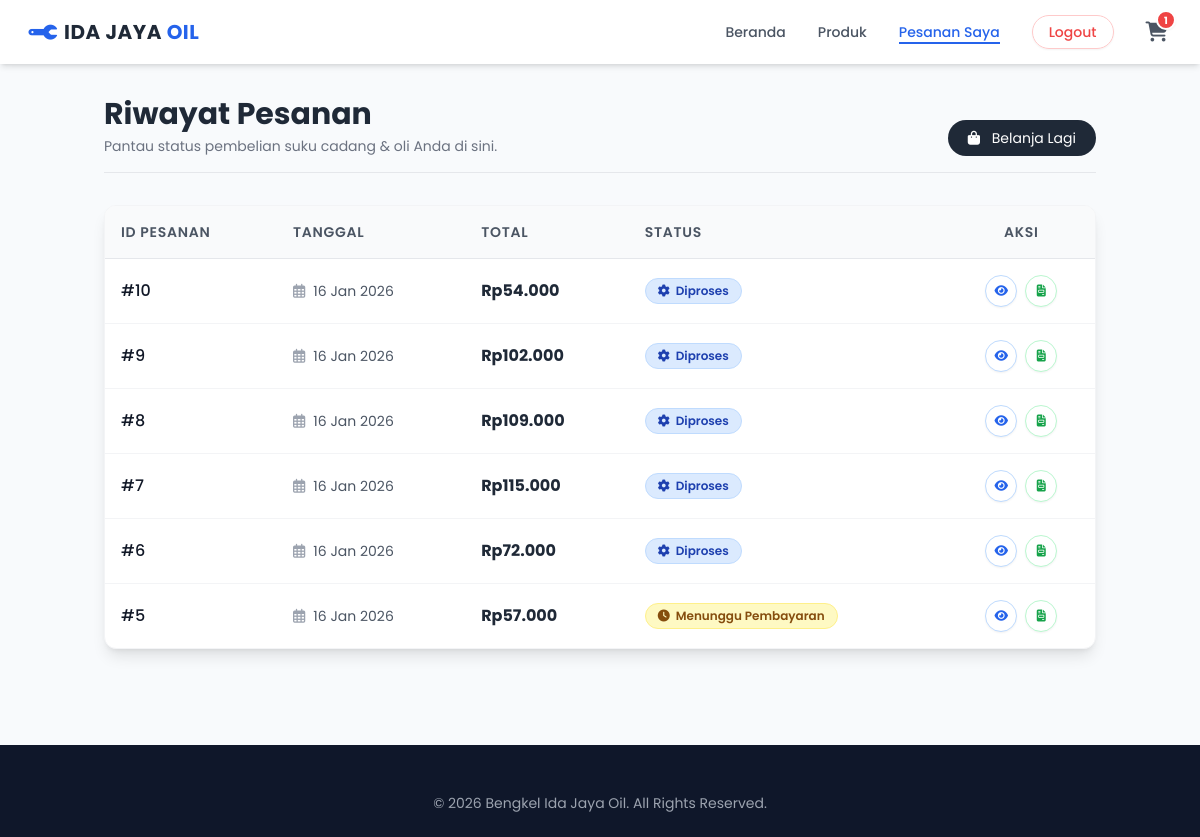
/pesanan_saya.php (signed in), run on the app's committed database.
### tables this page shows
CREATE TABLE `pesanan` (
  `id_pesanan` int(11) NOT NULL,
  `id_user` int(11) NOT NULL,
  `tanggal_pesanan` datetime DEFAULT current_timestamp(),
  `total_harga` decimal(15,2) NOT NULL,
  `ongkos_kirim` decimal(15,2) DEFAULT NULL,
  `alamat_pengiriman` text NOT NULL,
  `jasa_pengiriman` varchar(50) DEFAULT NULL,
  `catatan` text DEFAULT NULL,
  `metode_pembayaran` varchar(50) NOT NULL,
  `status_pesanan` varchar(50) DEFAULT 'Menunggu Pembayaran',
  `bukti_pembayaran` varchar(255) DEFAULT NULL
);

### pesanan_saya.php (the view, shortened to what this page needs)
<?php
include 'db/koneksi.php';
$id_user = isset($_SESSION['user']['id']) ? $_SESSION['user']['id'] : $_SESSION['user_id'];
$stmt = $conn->prepare("SELECT * FROM pesanan WHERE id_user = ? ORDER BY tanggal_pesanan DESC");
$stmt->bind_param("i", $id_user);
$stmt->execute();
$hasil_pesanan = $stmt->get_result();
$current_page = basename($_SERVER['PHP_SELF']);
function getStatusBadge($status) {
    $status = strtolower($status);
    switch ($status) {
        case 'menunggu pembayaran': case 'pending': return 'bg-yellow-100 text-yellow-800 border-yellow-200';
        case 'diproses': case 'dikemas': return 'bg-blue-100 text-blue-800 border-blue-200';
    }
}
function getStatusIcon($status) {
    $status = strtolower($status);
    if (strpos($status, 'menunggu') !== false) return 'fa-clock';
    if (strpos($status, 'proses') !== false) return 'fa-cog fa-spin';
    return 'fa-info-circle';
}
?>
<!DOCTYPE html>
<html lang="id">
<head>
    <script src="https://cdn.tailwindcss.com"></script>
    <link rel="stylesheet" href="https://cdnjs.cloudflare.com/ajax/libs/font-awesome/6.1.1/css/all.min.css">
</head>
<body class="flex flex-col min-h-screen">
    <nav class="bg-white/95 backdrop-blur-md shadow-md fixed w-full z-50 transition-all duration-300">
        <div class="max-w-7xl mx-auto px-4 sm:px-6 lg:px-8">
            <div class="flex justify-between h-16 items-center">
                <div class="flex-shrink-0 flex items-center gap-2 group cursor-pointer" onclick="window.location.href='index.php'">
                    <i class="fas fa-wrench text-blue-600 text-2xl transform rotate-45 transition-transform group-hover:rotate-12"></i>
                    <span class="text-xl font-bold text-gray-800 tracking-wide group-hover:text-blue-600 transition-colors">
                        IDA JAYA <span class="text-blue-600 group-hover:text-gray-800">OIL</span>
                    </span>
                </div>
                <div class="hidden md:flex space-x-8 items-center">
                    <a href="index.php"
                       class="nav-link text-sm font-medium transition-colors duration-200 <?= ($current_page == 'index.php') ? 'text-blue-600 active font-bold' : 'text-gray-600 hover:text-blue-600' ?>">
                       Beranda
                    </a>
                    <a href="index.php#produk"
                       class="nav-link text-sm font-medium transition-colors duration-200 text-gray-600 hover:text-blue-600">
                       Produk
                    </a>
                    <a href="pesanan_saya.php"
                       class="nav-link text-sm font-medium transition-colors duration-200 <?= ($current_page == 'pesanan_saya.php') ? 'text-blue-600 active font-bold' : 'text-gray-600 hover:text-blue-600' ?>">
                       Pesanan Saya
                    </a>
                    <a href="logout.php" class="text-red-500 border border-red-200 px-4 py-1.5 rounded-full text-sm font-medium hover:bg-red-50 hover:border-red-300 transition-all shadow-sm hover:shadow">
                        Logout
                    </a>
                    <a href="keranjang.php" class="relative text-gray-600 hover:text-blue-600 transition transform hover:scale-110">
                        <i class="fas fa-shopping-cart text-xl"></i>
                        <?php if(isset($_SESSION['keranjang']) && count($_SESSION['keranjang']) > 0): ?>
                            <span class="absolute -top-2 -right-2 bg-red-500 text-white text-[10px] font-bold w-5 h-5 flex items-center justify-center rounded-full border-2 border-white shadow-sm animate-bounce">
                                <?= array_sum($_SESSION['keranjang']) ?>
                            </span>
                        <?php endif; ?>
                    </a>
                </div>
            </div>
        </div>
    </nav>
    <main class="flex-grow container mx-auto px-4 py-24">
        <div class="flex flex-col md:flex-row justify-between items-end mb-8 border-b pb-4 gap-4 animate-fade-in-down">
            <div>
                <h1 class="text-3xl font-bold text-gray-800">Riwayat Pesanan</h1>
                <p class="text-gray-500 text-sm mt-1">Pantau status pembelian suku cadang & oli Anda di sini.</p>
            </div>
            <a href="index.php#produk" class="bg-gray-800 text-white px-5 py-2 rounded-full text-sm hover:bg-blue-600 hover:shadow-lg transition-all transform hover:-translate-y-0.5">
                <i class="fas fa-shopping-bag mr-2"></i> Belanja Lagi
            </a>
        </div>
        <?php if ($hasil_pesanan->num_rows > 0): ?>
            <div class="bg-white rounded-xl shadow-lg overflow-hidden border border-gray-100 transition-all hover:shadow-xl">
                <div class="overflow-x-auto">
                    <table class="w-full text-left border-collapse">
                        <thead>
                            <tr class="bg-gray-50 text-gray-600 text-sm uppercase tracking-wider">
                                <th class="p-4 font-semibold border-b">ID Pesanan</th>
                                <th class="p-4 font-semibold border-b">Tanggal</th>
                                <th class="p-4 font-semibold border-b">Total</th>
                                <th class="p-4 font-semibold border-b">Status</th>
                                <th class="p-4 font-semibold border-b text-center">Aksi</th>
                            </tr>
                        </thead>
                        <tbody class="divide-y divide-gray-100">
                            <?php while($pesanan = $hasil_pesanan->fetch_assoc()): ?>
                                <tr class="hover:bg-blue-50/50 transition-colors duration-200 group">
                                    <td class="p-4 font-medium text-gray-900 group-hover:text-blue-600 transition-colors">
                                        #<?= $pesanan['id_pesanan'] ?>
                                    </td>
                                    <td class="p-4 text-gray-600 text-sm">
                                        <div class="flex items-center gap-2">
                                            <i class="far fa-calendar-alt text-gray-400"></i>
                                            <?= date('d M Y', strtotime($pesanan['tanggal_pesanan'])) ?>
                                        </div>
                                    </td>
                                    <td class="p-4 font-bold text-gray-800">
                                        Rp<?= number_format($pesanan['total_harga'], 0, ',', '.') ?>
                                    </td>
                                    <td class="p-4">
                                        <?php $statusClass = getStatusBadge($pesanan['status_pesanan']); $iconClass = getStatusIcon($pesanan['status_pesanan']); ?>
                                        <span class="inline-flex items-center gap-1.5 px-3 py-1 rounded-full text-xs font-semibold border <?= $statusClass ?>">
                                            <i class="fas <?= $iconClass ?>"></i>
                                            <?= ucfirst($pesanan['status_pesanan']) ?>
                                        </span>
                                    </td>
                                    <td class="p-4 text-center">
                                        <div class="flex items-center justify-center gap-2">
                                            <a href="detail_pesanan_user.php?id=<?= $pesanan['id_pesanan'] ?>" class="bg-white border border-blue-200 text-blue-600 w-8 h-8 rounded-full flex items-center justify-center hover:bg-blue-600 hover:text-white transition shadow-sm" title="Lihat Detail">
                                                <i class="fas fa-eye text-xs"></i>
                                            </a>
                                            <a href="invoice.php?id=<?= $pesanan['id_pesanan'] ?>" target="_blank" class="bg-white border border-green-200 text-green-600 w-8 h-8 rounded-full flex items-center justify-center hover:bg-green-600 hover:text-white transition shadow-sm" title="Unduh Invoice">
                                                <i class="fas fa-file-invoice text-xs"></i>
                                            </a>
                                        </div>
                                    </td>
                                </tr>
                            <?php endwhile; ?>
                        </tbody>
                    </table>
                </div>
            </div>
        <?php endif; ?>
    </main>
    <footer class="bg-slate-900 text-white pt-12 pb-6 mt-auto">
        <div class="container mx-auto px-4 text-center text-gray-400 text-sm">
            &copy; <?= date("Y") ?> Bengkel Ida Jaya Oil. All Rights Reserved.
        </div>
    </footer>
</body>
</html>

### pesanan_saya.php (style rules this page uses)
body { font-family: 'Poppins', sans-serif; background-color: #f8fafc; }
.nav-link { position: relative; display: inline-block; }
.nav-link::after { content: ''; position: absolute; width: 0; height: 2px; bottom: -2px; left: 0; background-color: #2563eb; transition: width 0.3s ease-in-out; }
.nav-link.active::after { width: 100%; }

### data on the page
pesanan: id_pesanan "10", tanggal_pesanan "16 Jan 2026", total_harga "54.000", status_pesanan "Diproses"
pesanan: id_pesanan "9", tanggal_pesanan "16 Jan 2026", total_harga "102.000", status_pesanan "Diproses"
pesanan: id_pesanan "8", tanggal_pesanan "16 Jan 2026", total_harga "109.000", status_pesanan "Diproses"
pesanan: id_pesanan "7", tanggal_pesanan "16 Jan 2026", total_harga "115.000", status_pesanan "Diproses"
pesanan: id_pesanan "6", tanggal_pesanan "16 Jan 2026", total_harga "72.000", status_pesanan "Diproses"
pesanan: id_pesanan "5", tanggal_pesanan "16 Jan 2026", total_harga "57.000", status_pesanan "Menunggu Pembayaran"

### other printed values
array_sum($_SESSION['keranjang']) "1"
